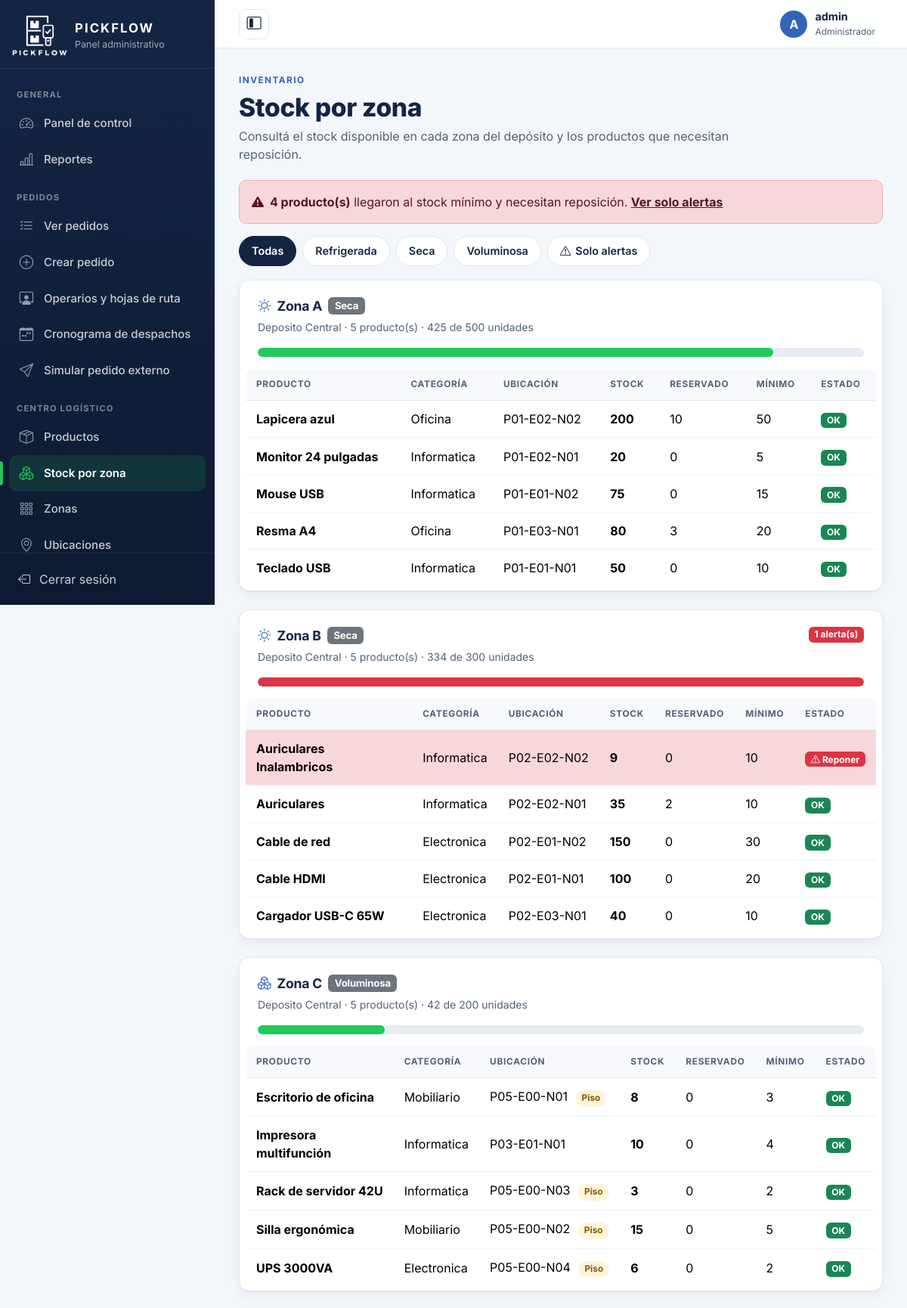
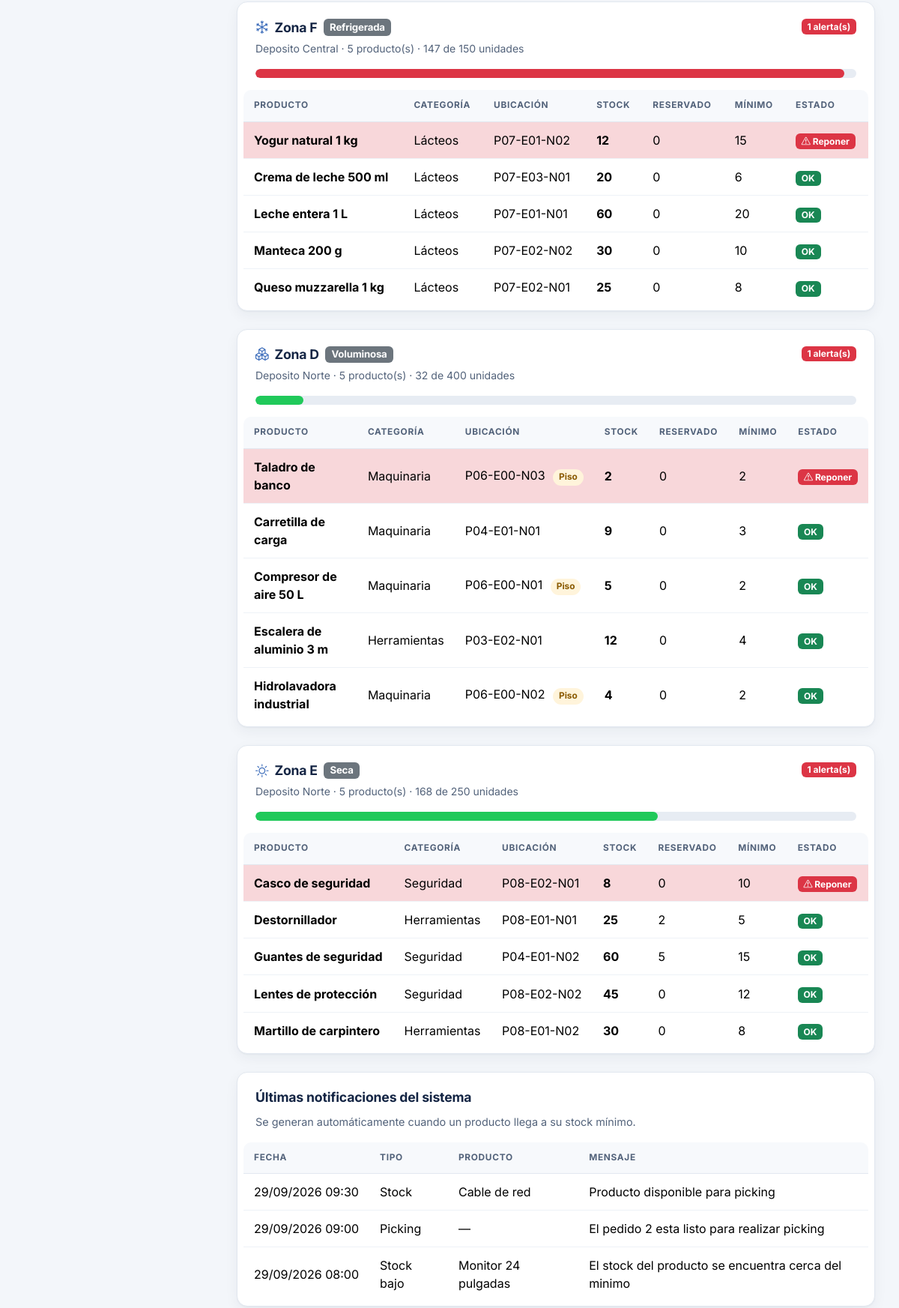
Page /index.php?c=logistica&a=inventario (signed in, upper part) on the committed database (2 pictures, top to bottom).
### tables this page shows
CREATE TABLE Zona (
    id_zona INT AUTO_INCREMENT PRIMARY KEY,
    nombre VARCHAR(100) NOT NULL,
    tipo VARCHAR(30) NOT NULL,                  
    capacidad_total INT NOT NULL DEFAULT 0,
    estado VARCHAR(20) NOT NULL,
    id_deposito INT NOT NULL,
    FOREIGN KEY (id_deposito) REFERENCES Deposito(id_deposito)
);

CREATE TABLE Deposito (
    id_deposito INT AUTO_INCREMENT PRIMARY KEY,
    nombre VARCHAR(100) NOT NULL,
    direccion VARCHAR(150) NOT NULL,
    localidad VARCHAR(100) NOT NULL
);

CREATE TABLE Producto (
    id_producto INT AUTO_INCREMENT PRIMARY KEY,
    Nombre VARCHAR(100) NOT NULL,
    descripcion VARCHAR(255),
    stock_actual INT NOT NULL DEFAULT 0,
    stock_minimo INT NOT NULL DEFAULT 0,
    estado_producto VARCHAR(30) NOT NULL,
    id_categoria INT NOT NULL,
    id_ubicacion INT NOT NULL,
    FOREIGN KEY (id_categoria) REFERENCES Categoria(id_categoria),
    FOREIGN KEY (id_ubicacion) REFERENCES Ubicacion(id_ubicacion)
);

CREATE TABLE Categoria (
    id_categoria INT AUTO_INCREMENT PRIMARY KEY,
    nombre VARCHAR(100) NOT NULL UNIQUE,
    descripcion VARCHAR(255)
);

CREATE TABLE Ubicacion (
    id_ubicacion INT AUTO_INCREMENT PRIMARY KEY,
    pasillo VARCHAR(20) NOT NULL,
    estante VARCHAR(20) NOT NULL,
    posicion VARCHAR(20) NOT NULL,
    disponible BOOLEAN NOT NULL DEFAULT TRUE,
    id_zona INT NOT NULL,
    FOREIGN KEY (id_zona) REFERENCES Zona(id_zona)
);

CREATE TABLE Notificacion (
    id_notificacion INT AUTO_INCREMENT PRIMARY KEY,
    tipo VARCHAR(30) NOT NULL,
    mensaje VARCHAR(255) NOT NULL,
    fecha DATETIME NOT NULL,
    id_producto INT,
    id_zona INT,
    FOREIGN KEY (id_producto) REFERENCES Producto(id_producto),
    FOREIGN KEY (id_zona) REFERENCES Zona(id_zona)
);

### controller/Controlador.php (called while the page is built, shortened)
<?php
abstract class Controlador
{
    protected function vista($vista, array $datos = [])
    {
        $datos['csrf'] = $this->tokenCsrf();
        $datos['sesion'] = ['usuario' => (string)($_SESSION['usuario'] ?? ''), 'rol' => $this->rol(), 'foto' => $this->fotoUsuario()];
        extract($datos);
        require RAIZ . '/view/' . $vista . '.php';
    }
    protected function rol()
    {
        return $_SESSION['rol'] ?? '';
    }
    protected function fotoUsuario()
    {
        if ($this->rol() !== 'operario') {
            return null;
        }
        return fotoPerfil($_SESSION['foto']);
    }
    protected function tokenCsrf()
    {
        return $_SESSION['csrf'];
    }
}

### controller/LogisticaController.php (called while the page is built, shortened)
<?php
class LogisticaController extends Controlador
{
    public function inventario()
    {
        $filtro = $_GET['filtro'] ?? 'Todas';
        $zonas = [];
        foreach ((new Zona())->conTotales() as $z) {
            $z['items'] = [];
            $zonas[(int)$z['id_zona']] = $z;
        }
        $totalAlertas = 0;
        foreach ((new Producto())->inventario() as $p) {
            $p['alerta'] = (int)$p['stock_actual'] <= (int)$p['stock_minimo'];
            $totalAlertas += $p['alerta'] ? 1 : 0;
            if (isset($zonas[(int)$p['id_zona']])) {
                $zonas[(int)$p['id_zona']]['items'][] = $p;
            }
        }
        $zonasVisibles = array_filter($zonas, function ($z) use ($filtro) {
            if ($filtro === 'Alertas') {
                return (int)$z['alertas'] > 0;
            }
            return $filtro === 'Todas' || strcasecmp($z['tipo'], $filtro) === 0;
        });
        $this->vista('admin/inventario', [
            'filtro' => $filtro,
            'filtros' => self::FILTROS_INVENTARIO,
            'zonasVisibles' => $zonasVisibles,
            'totalAlertas' => $totalAlertas,
            'notificaciones' => (new Notificacion())->ultimas(8),
            'iconosZona' => ['refrigerada' => 'bi-snow', 'seca' => 'bi-sun', 'voluminosa' => 'bi-boxes'],
        ]);
    }
}

### index.php (called while the page is built, shortened)
<?php
require RAIZ . '/model/Conexion.php';
require RAIZ . '/model/Modelo.php';
require RAIZ . '/view/ayudas.php';
require RAIZ . '/controller/Controlador.php';
spl_autoload_register(function ($clase) {
    foreach (['controller', 'model'] as $carpeta) {
        $archivo = RAIZ . '/' . $carpeta . '/' . $clase . '.php';
        if (is_file($archivo)) {
            return;
        }
    }
});
$accion = $_GET['a'] ?? 'index';
$controlador = new $rutas[$nombre]();
$controlador->$accion();

### model/Conexion.php (called while the page is built, shortened)
<?php
class Conexion
{
    private static $conexion = null;
    public static function obtener()
    {
        if (self::$conexion === null) {
            try {
                $conexion = new mysqli(self::SERVIDOR, self::USUARIO, self::PASSWORD, self::BASE_DATOS, self::PUERTO);
            } catch (mysqli_sql_exception $ex) {
                error_log('PICKFLOW: error de conexión MySQL: ' . $ex->getMessage());
                http_response_code(503);
                exit('No se pudo conectar con la base de datos. Verificá que MySQL esté iniciado.');
            }
            $conexion->set_charset('utf8mb4');
            $conexion->query("SET time_zone = '-03:00'");
            self::$conexion = $conexion;
        }
        return self::$conexion;
    }
}

### model/Modelo.php (called while the page is built, shortened)
<?php
abstract class Modelo
{
    protected $db;
    public function __construct()
    {
        $this->db = Conexion::obtener();
    }
    protected function preparar($sql, $tipos = '', array $parametros = [])
    {
        $stmt = $this->db->prepare($sql);
        if ($tipos !== '') {
            $stmt->bind_param($tipos, ...$parametros);
        }
        $stmt->execute();
        return $stmt;
    }
    protected function filas($sql, $tipos = '', array $parametros = [])
    {
        $stmt = $this->preparar($sql, $tipos, $parametros);
        $resultado = $stmt->get_result();
        $filas = $resultado ? $resultado->fetch_all(MYSQLI_ASSOC) : [];
        return $filas;
    }
}

### model/Producto.php (called while the page is built, shortened)
<?php
class Producto extends Modelo
{
    public function inventario()
    {
        return $this->filas("SELECT p.id_producto, p.Nombre, p.stock_actual, p.stock_minimo, p.estado_producto, c.nombre AS categoria,
                                    u.id_zona, u.pasillo, u.estante, u.posicion,
                                    COALESCE((SELECT SUM(t.Cantidad) FROM Tiene t INNER JOIN Pedido pe ON pe.id_pedido = t.id_pedido
                                              WHERE t.id_producto = p.id_producto AND t.recogido = FALSE
                                                AND pe.estado IN ('Pendiente', 'En Picking')), 0) AS reservado
                             FROM Producto p
                             INNER JOIN Categoria c ON c.id_categoria = p.id_categoria
                             INNER JOIN Ubicacion u ON u.id_ubicacion = p.id_ubicacion
                             ORDER BY (p.stock_actual <= p.stock_minimo) DESC, p.Nombre");
    }
}

### view/ayudas.php (called while the page is built, shortened)
<?php
function e($texto)
{
    return htmlspecialchars((string)$texto, ENT_QUOTES, 'UTF-8');
}
function url($controlador = 'inicio', $accion = 'index', array $parametros = [])
{
    $ruta = ['c' => $controlador];
    if ($accion !== 'index') {
        $ruta['a'] = $accion;
    }
    return 'index.php?' . http_build_query($ruta + $parametros, '', '&', PHP_QUERY_RFC3986);
}
function fecha($valor, $formato = 'd/m/Y H:i')
{
    return $valor ? date($formato, strtotime($valor)) : '';
}

### model/Zona.php (called while the page is built, shortened)
<?php
class Zona extends Modelo
{
    public function conTotales()
    {
        return $this->filas("SELECT z.id_zona, z.nombre, z.tipo, z.capacidad_total, z.estado, d.nombre AS deposito,
                                    COUNT(p.id_producto) AS productos,
                                    COALESCE(SUM(p.stock_actual), 0) AS stock_total,
                                    COALESCE(SUM(p.stock_actual <= p.stock_minimo), 0) AS alertas
                             FROM Zona z
                             INNER JOIN Deposito d ON d.id_deposito = z.id_deposito
                             LEFT JOIN Ubicacion u ON u.id_zona = z.id_zona
                             LEFT JOIN Producto p ON p.id_ubicacion = u.id_ubicacion
                             GROUP BY z.id_zona, z.nombre, z.tipo, z.capacidad_total, z.estado, d.nombre
                             ORDER BY d.nombre, z.nombre");
    }
}

### model/Ubicacion.php (called while the page is built, shortened)
<?php
class Ubicacion extends Modelo
{
    public static function esSectorPiso($estante)
    {
        return strtoupper((string)$estante) === self::SECTOR_PISO;
    }
}

### model/Notificacion.php (called while the page is built, shortened)
<?php
class Notificacion extends Modelo
{
    public function ultimas($limite = 8)
    {
        return $this->filas("SELECT n.tipo, n.mensaje, n.fecha, p.Nombre AS producto
                             FROM Notificacion n LEFT JOIN Producto p ON p.id_producto = n.id_producto
                             ORDER BY n.fecha DESC, n.id_notificacion DESC LIMIT ?", 'i', [$limite]);
    }
}

### view/admin/inventario.php (the view, shortened to what this page needs)
<?php
require RAIZ . '/view/layout/cabecera.php';
?>
<section class="encabezado">
    <span class="encabezado-etiqueta">INVENTARIO</span>
    <h1>Stock por zona</h1>
    <p>Consultá el stock disponible en cada zona del depósito y los productos que necesitan reposición.</p>
</section>
<?php if ($totalAlertas > 0) { ?>
    <div class="alert alert-danger d-flex align-items-center gap-2" role="alert">
        <i class="bi bi-exclamation-triangle-fill" aria-hidden="true"></i>
        <div><strong><?= $totalAlertas ?> producto(s)</strong> llegaron al stock mínimo y necesitan reposición.
            <a href="<?= e(url('logistica', 'inventario', ['filtro' => 'Alertas'])) ?>" class="alert-link">Ver solo alertas</a></div>
    </div>
<?php } ?>
<nav class="filtros" aria-label="Filtrar zonas">
    <?php foreach ($filtros as $f) { ?>
        <a class="<?= $filtro === $f ? 'activo' : '' ?>" href="<?= e(url('logistica', 'inventario', ['filtro' => $f])) ?>">
            <?= $f === 'Alertas' ? '<i class="bi bi-exclamation-triangle"></i> Solo alertas' : e($f) ?>
        </a>
    <?php } ?>
</nav>
<?php foreach ($zonasVisibles as $z) {
    $ocupacion = (int)$z['capacidad_total'] > 0 ? min(100, round((int)$z['stock_total'] * 100 / (int)$z['capacidad_total'])) : 0;
    $icono = $iconosZona[strtolower($z['tipo'])] ?? 'bi-grid-3x3-gap';
?>
    <section class="tarjeta-tabla mb-4">
        <div class="d-flex flex-wrap justify-content-between align-items-start gap-2 mb-3">
            <div>
                <h2 class="tarjeta-titulo mb-1"><i class="bi <?= $icono ?>" aria-hidden="true"></i> <?= e($z['nombre']) ?>
                    <span class="badge bg-secondary"><?= e($z['tipo']) ?></span>
                </h2>
                <small class="text-secondary"><?= e($z['deposito']) ?> · <?= (int)$z['productos'] ?> producto(s) · <?= (int)$z['stock_total'] ?> de <?= (int)$z['capacidad_total'] ?> unidades</small>
            </div>
            <?php if ((int)$z['alertas'] > 0) { ?><span class="badge bg-danger"><?= (int)$z['alertas'] ?> alerta(s)</span><?php } ?>
        </div>
        <div class="progress mb-3" role="progressbar" aria-label="Ocupación de <?= e($z['nombre']) ?>" aria-valuenow="<?= $ocupacion ?>" aria-valuemin="0" aria-valuemax="100">
            <div class="progress-bar <?= $ocupacion >= 90 ? 'bg-danger' : '' ?>" style="width: <?= $ocupacion ?>%"></div>
        </div>
        <?php if (!$z['items']) { ?>
            <p class="text-secondary mb-0">Esta zona no tiene productos asignados.</p>
        <?php } else { ?>
            <div class="table-responsive">
                <table class="table align-middle mb-0">
                    <thead><tr><th>Producto</th><th>Categoría</th><th>Ubicación</th><th>Stock</th><th>Reservado</th><th>Mínimo</th><th>Estado</th></tr></thead>
                    <tbody>
                    <?php foreach ($z['items'] as $p) { ?>
                        <tr class="<?= $p['alerta'] ? 'table-danger' : '' ?>">
                            <td><strong><?= e($p['Nombre']) ?></strong></td>
                            <td><?= e($p['categoria']) ?></td>
                            <td class="text-nowrap"><?= e($p['pasillo'] . '-' . $p['estante'] . '-' . $p['posicion']) ?><?php if (Ubicacion::esSectorPiso($p['estante'])) { ?> <span class="etiqueta-piso">Piso</span><?php } ?></td>
                            <td><strong><?= (int)$p['stock_actual'] ?></strong></td>
                            <td><?= (int)$p['reservado'] ?></td>
                            <td><?= (int)$p['stock_minimo'] ?></td>
                            <td><?= $p['alerta']
                                    ? '<span class="badge bg-danger"><i class="bi bi-exclamation-triangle" aria-hidden="true"></i> Reponer</span>'
                                    : '<span class="badge bg-success">OK</span>' ?></td>
                        </tr>
                    <?php } ?>
                    </tbody>
                </table>
            </div>
        <?php } ?>
    </section>
<?php } ?>
<section class="tarjeta-tabla">
    <h2 class="tarjeta-titulo">Últimas notificaciones del sistema</h2>
    <p class="tarjeta-texto">Se generan automáticamente cuando un producto llega a su stock mínimo.</p>
    <div class="table-responsive">
        <table class="table align-middle mb-0">
            <thead><tr><th>Fecha</th><th>Tipo</th><th>Producto</th><th>Mensaje</th></tr></thead>
            <tbody>
            <?php foreach ($notificaciones as $n) { ?>
                <tr>
                    <td class="text-nowrap"><?= e(fecha($n['fecha'])) ?></td>
                    <td><?= e($n['tipo']) ?></td>
                    <td><?= e($n['producto'] ?? '—') ?></td>
                    <td><?= e($n['mensaje']) ?></td>
                </tr>
            <?php } if (!$notificaciones) { ?>
                <tr><td colspan="4" class="text-center">No hay notificaciones.</td></tr>
            <?php } ?>
            </tbody>
        </table>
    </div>
</section>
<?php require RAIZ . '/view/layout/pie.php'; ?>

### rows in the picture
zona: nombre "Zona A", tipo "Seca", id_deposito.nombre "Deposito Central", productos "5", stock_total "425", capacidad_total "500"
producto: Nombre "Lapicera azul", id_categoria.nombre "Oficina", id_ubicacion.posicion "P01-E02-N02", stock_actual "200", reservado "10", stock_minimo "50", shows "OK"
producto: Nombre "Monitor 24 pulgadas", id_categoria.nombre "Informatica", id_ubicacion.posicion "P01-E02-N01", stock_actual "20", reservado "0", stock_minimo "5", shows "OK"
producto: Nombre "Mouse USB", id_categoria.nombre "Informatica", id_ubicacion.posicion "P01-E01-N02", stock_actual "75", reservado "0", stock_minimo "15", shows "OK"
producto: Nombre "Resma A4", id_categoria.nombre "Oficina", id_ubicacion.posicion "P01-E03-N01", stock_actual "80", reservado "3", stock_minimo "20", shows "OK"
producto: Nombre "Teclado USB", id_categoria.nombre "Informatica", id_ubicacion.posicion "P01-E01-N01", stock_actual "50", reservado "0", stock_minimo "10", shows "OK"
zona: nombre "Zona B", tipo "Seca", id_deposito.nombre "Deposito Central", productos "5", stock_total "334", capacidad_total "300", alertas "1"
producto: Nombre "Auriculares Inalambricos", id_categoria.nombre "Informatica", id_ubicacion.posicion "P02-E02-N02", stock_actual "9", reservado "0", stock_minimo "10", shows "Reponer"
producto: Nombre "Auriculares", id_categoria.nombre "Informatica", id_ubicacion.posicion "P02-E02-N01", stock_actual "35", reservado "2", stock_minimo "10", shows "OK"
producto: Nombre "Cable de red", id_categoria.nombre "Electronica", id_ubicacion.posicion "P02-E01-N02", stock_actual "150", reservado "0", stock_minimo "30", shows "OK"
producto: Nombre "Cable HDMI", id_categoria.nombre "Electronica", id_ubicacion.posicion "P02-E01-N01", stock_actual "100", reservado "0", stock_minimo "20", shows "OK"
producto: Nombre "Cargador USB-C 65W", id_categoria.nombre "Electronica", id_ubicacion.posicion "P02-E03-N01", stock_actual "40", reservado "0", stock_minimo "10", shows "OK"
zona: nombre "Zona C", tipo "Voluminosa", id_deposito.nombre "Deposito Central", productos "5", stock_total "42", capacidad_total "200"
producto: Nombre "Escritorio de oficina", id_categoria.nombre "Mobiliario", id_ubicacion.posicion "P05-E00-N01", shows "Piso", stock_actual "8", reservado "0", stock_minimo "3", shows "OK"
producto: Nombre "Impresora multifunción", id_categoria.nombre "Informatica", id_ubicacion.posicion "P03-E01-N01", stock_actual "10", reservado "0", stock_minimo "4", shows "OK"
producto: Nombre "Rack de servidor 42U", id_categoria.nombre "Informatica", id_ubicacion.posicion "P05-E00-N03", shows "Piso", stock_actual "3", reservado "0", stock_minimo "2", shows "OK"
producto: Nombre "Silla ergonómica", id_categoria.nombre "Mobiliario", id_ubicacion.posicion "P05-E00-N02", shows "Piso", stock_actual "15", reservado "0", stock_minimo "5", shows "OK"
producto: Nombre "UPS 3000VA", id_categoria.nombre "Electronica", id_ubicacion.posicion "P05-E00-N04", shows "Piso", stock_actual "6", reservado "0", stock_minimo "2", shows "OK"
zona: nombre "Zona F", tipo "Refrigerada", id_deposito.nombre "Deposito Central", productos "5", stock_total "147", capacidad_total "150", alertas "1"
producto: Nombre "Yogur natural 1 kg", id_categoria.nombre "Lácteos", id_ubicacion.posicion "P07-E01-N02", stock_actual "12", reservado "0", stock_minimo "15", shows "Reponer"
producto: Nombre "Crema de leche 500 ml", id_categoria.nombre "Lácteos", id_ubicacion.posicion "P07-E03-N01", stock_actual "20", reservado "0", stock_minimo "6", shows "OK"
producto: Nombre "Leche entera 1 L", id_categoria.nombre "Lácteos", id_ubicacion.posicion "P07-E01-N01", stock_actual "60", reservado "0", stock_minimo "20", shows "OK"
producto: Nombre "Manteca 200 g", id_categoria.nombre "Lácteos", id_ubicacion.posicion "P07-E02-N02", stock_actual "30", reservado "0", stock_minimo "10", shows "OK"
producto: Nombre "Queso muzzarella 1 kg", id_categoria.nombre "Lácteos", id_ubicacion.posicion "P07-E02-N01", stock_actual "25", reservado "0", stock_minimo "8", shows "OK"
zona: nombre "Zona D", tipo "Voluminosa", id_deposito.nombre "Deposito Norte", productos "5", stock_total "32", capacidad_total "400", alertas "1"
producto: Nombre "Taladro de banco", id_categoria.nombre "Maquinaria", id_ubicacion.posicion "P06-E00-N03", shows "Piso", stock_actual "2", reservado "0", stock_minimo "2", shows "Reponer"
producto: Nombre "Carretilla de carga", id_categoria.nombre "Maquinaria", id_ubicacion.posicion "P04-E01-N01", stock_actual "9", reservado "0", stock_minimo "3", shows "OK"
producto: Nombre "Compresor de aire 50 L", id_categoria.nombre "Maquinaria", id_ubicacion.posicion "P06-E00-N01", shows "Piso", stock_actual "5", reservado "0", stock_minimo "2", shows "OK"
producto: Nombre "Escalera de aluminio 3 m", id_categoria.nombre "Herramientas", id_ubicacion.posicion "P03-E02-N01", stock_actual "12", reservado "0", stock_minimo "4", shows "OK"
producto: Nombre "Hidrolavadora industrial", id_categoria.nombre "Maquinaria", id_ubicacion.posicion "P06-E00-N02", shows "Piso", stock_actual "4", reservado "0", stock_minimo "2", shows "OK"
zona: nombre "Zona E", tipo "Seca", id_deposito.nombre "Deposito Norte", productos "5", stock_total "168", capacidad_total "250", alertas "1"
producto: Nombre "Casco de seguridad", id_categoria.nombre "Seguridad", id_ubicacion.posicion "P08-E02-N01", stock_actual "8", reservado "0", stock_minimo "10", shows "Reponer"
producto: Nombre "Destornillador", id_categoria.nombre "Herramientas", id_ubicacion.posicion "P08-E01-N01", stock_actual "25", reservado "2", stock_minimo "5", shows "OK"
producto: Nombre "Guantes de seguridad", id_categoria.nombre "Seguridad", id_ubicacion.posicion "P04-E01-N02", stock_actual "60", reservado "5", stock_minimo "15", shows "OK"
producto: Nombre "Lentes de protección", id_categoria.nombre "Seguridad", id_ubicacion.posicion "P08-E02-N02", stock_actual "45", reservado "0", stock_minimo "12", shows "OK"
producto: Nombre "Martillo de carpintero", id_categoria.nombre "Herramientas", id_ubicacion.posicion "P08-E01-N02", stock_actual "30", reservado "0", stock_minimo "8", shows "OK"
notificacion: fecha "29/09/2026 09:30", tipo "Stock", id_producto.Nombre "Cable de red", mensaje "Producto disponible para picking"
notificacion: fecha "29/09/2026 09:00", tipo "Picking", producto "—", mensaje "El pedido 2 esta listo para realizar picking"
notificacion: fecha "29/09/2026 08:00", tipo "Stock bajo", id_producto.Nombre "Monitor 24 pulgadas", mensaje "El stock del producto se encuentra cerca del minimo"

### other values in the picture
$menuGrupo "GENERAL"
$mTexto "Panel de control"
$mTexto "Reportes"
$menuGrupo "PEDIDOS"
$mTexto "Ver pedidos"
$mTexto "Crear pedido"
$mTexto "Operarios y hojas de ruta"
$mTexto "Cronograma de despachos"
$mTexto "Simular pedido externo"
$menuGrupo "CENTRO LOGÍSTICO"
$mTexto "Productos"
$mTexto "Stock por zona"
$mTexto "Zonas"
$mTexto "Ubicaciones"
$iniciales "A"
